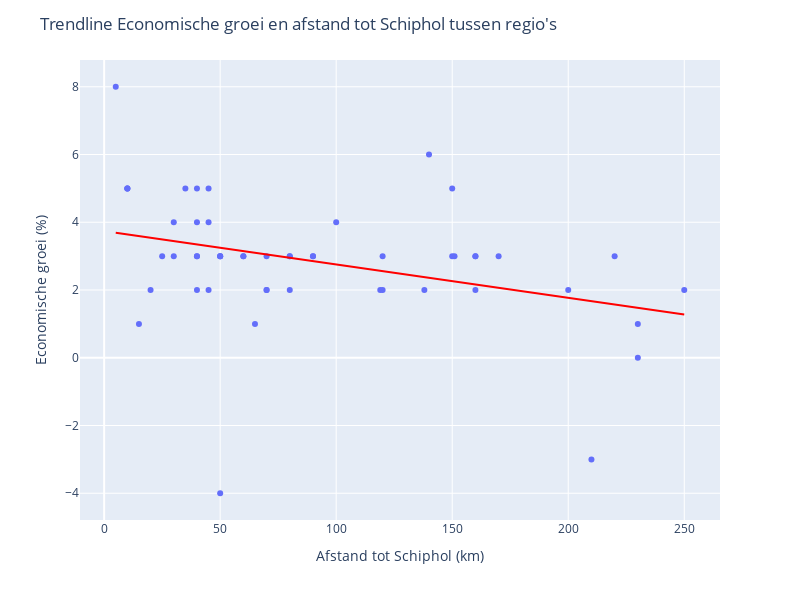

The notebook cell saved with this chart:
### Markdown cell above
Zoals hierboven te zien is, is Schiphol de grootste luchthaven als het aankomt op direct vluchten in Europa. Wereldwijd staat het zelfs op plek 3. (nummer) En stelt u nu eens voor dat u een van de grootste multinationals ter wereld bent en een kantoor wilt openen. Multinationals zoals MicroSoft, Samsung en Google vestigen zich in Amsterdam omdat er zo makkelijk naartoe gevlogen kan worden. Dankzij Schiphol is er een uitmuntend vestigingsklimaat in Nederland. Zakenlui vliegen vaak meer dan 2 keer per week de wereld rond en dan maakt elke minuut uit.(nummer) In een onderzoek is berekent dat minimaal 300.000 banen op termijn verloren zullen gaan als Schiphol zijn hub functie verliest.(nummer) Echter is het ook belangrijk om te melden om wat voor banen dit gaan. Dit gaat op de top van bedrijven. De hoogste functies die de meeste omzet maakt, de drijfveer van de economie hangt af van Schiphol;

### Code cell
#@title
#gooi hier plaatje van kaart NL en economische groei per regio: https://www.cbs.nl/item?sc_itemid=16d2c666-b672-445e-8e12-b5b421f56bac&sc_lang=nl-nl
# met afstanden tot schiphol:

# make a scatter of the third and second column. third column on the x axis. Also add a second and third polynomial trendline
df = pd.read_csv(f'{data_path}economischegroeiafstand.csv')
fig = px.scatter(df, x=df.columns[2], y=df.columns[1], trendline="ols", trendline_color_override="red")
fig.update_layout(title='Trendline Economische groei en afstand tot Schiphol tussen regio\'s', xaxis_title='Afstand tot Schiphol (km)', yaxis_title='Economische groei (%)')
#fig.update_yaxes(range=[1.2, 3.6])
fig.update_layout(
    title='Trendline Economische groei en afstand tot Schiphol tussen regio\'s',
    xaxis_title='Afstand tot Schiphol (km)',
    yaxis_title='Economische groei (%)',
    width=800,  # Set the width of the figure
    height=600  # Set the height of the figure
)
fig



# # kan ook als echte kaart ipv screenshot
# image_path = f'{images_path}economischegroeiperregio.png'
# image = Image.open(image_path)

# # Display the image centered
# plt.figure(figsize=(7, 7))
# plt.imshow(image)
# plt.axis('off')

# # Automatically adjust spacing and center the image
# plt.tight_layout()

# # Show the plot
# plt.show()

### Figure 1 — Plotly figure (JSON) as saved in the notebook; plotly's stock layout.template omitted (floating-point values rounded to 4 significant figures)
{"data": [{"hovertemplate": "Afstand =%{x}<br>BBP-verandering (%)=%{y}<extra></extra>", "legendgroup": "", "marker": {"color": "#636efa", "symbol": "circle"}, "mode": "markers", "name": "", "orientation": "v", "showlegend": false, "type": "scatter", "x": [230, 50, 250, 160, 119, 138, 151, 160, 170, 120, 80, 160, 90, 150, 100, 70, 40, 60, 40, 50, 50, 30, 15, 10, 20, 10, 10, 25, 5, 30, 35, 45, 45, 50, 60, 45, 40, 65, 70, 210, 150, 80, 90, 80, 120, 140, 200, 220, 230, 40, 40, 70], "xaxis": "x", "y": [1, -4, 2, 3, 2, 2, 3, 2, 3, 2, 3, 3, 3, 3, 4, 2, 3, 3, 3, 3, 3, 3, 1, 5, 2, 5, 5, 3, 8, 4, 5, 4, 5, 3, 3, 2, 2, 1, 2, -3, 5, 2, 3, 3, 3, 6, 2, 3, 0, 4, 5, 3], "yaxis": "y"}, {"hovertemplate": "<b>OLS trendline</b><br>BBP-verandering (%) = -0.0098499 * Afstand  + 3.73984<br>R<sup>2</sup>=0.121051<br><br>Afstand =%{x}<br>BBP-verandering (%)=%{y} <b>(trend)</b><extra></extra>", "legendgroup": "", "line": {"color": "red"}, "marker": {"color": "#636efa", "symbol": "circle"}, "mode": "lines", "name": "", "showlegend": false, "type": "scatter", "x": [5, 10, 10, 10, 15, 20, 25, 30, 30, 35, 40, 40, 40, 40, 40, 45, 45, 45, 50, 50, 50, 50, 60, 60, 65, 70, 70, 70, 80, 80, 80, 90, 90, 100, 119, 120, 120, 138, 140, 150, 150, 151, 160, 160, 160, 170, 200, 210, 220, 230, 230, 250], "xaxis": "x", "y": [3.691, 3.641, 3.641, 3.641, 3.592, 3.543, 3.494, 3.444, 3.444, 3.395, 3.346, 3.346, 3.346, 3.346, 3.346, 3.297, 3.297, 3.297, 3.247, 3.247, 3.247, 3.247, 3.149, 3.149, 3.1, 3.05, 3.05, 3.05, 2.952, 2.952, 2.952, 2.853, 2.853, 2.755, 2.568, 2.558, 2.558, 2.381, 2.361, 2.262, 2.262, 2.253, 2.164, 2.164, 2.164, 2.065, 1.77, 1.671, 1.573, 1.474, 1.474, 1.277], "yaxis": "y"}], "layout": {"height": 600, "legend": {"tracegroupgap": 0}, "margin": {"t": 60}, "title": {"text": "Trendline Economische groei en afstand tot Schiphol tussen regio's"}, "width": 800, "xaxis": {"anchor": "y", "domain": [0, 1], "title": {"text": "Afstand tot Schiphol (km)"}}, "yaxis": {"anchor": "x", "domain": [0, 1], "title": {"text": "Economische groei (%)"}}}}
